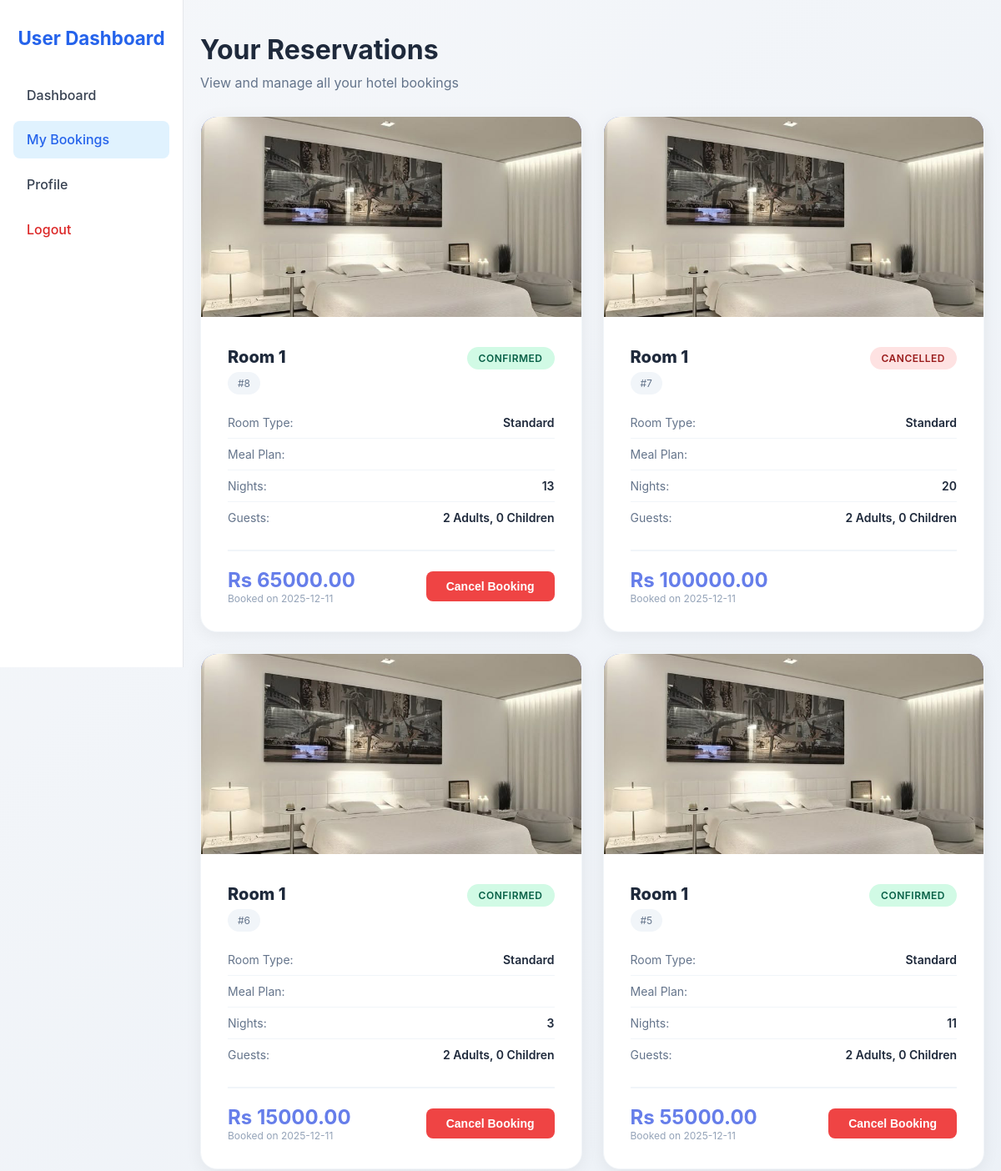
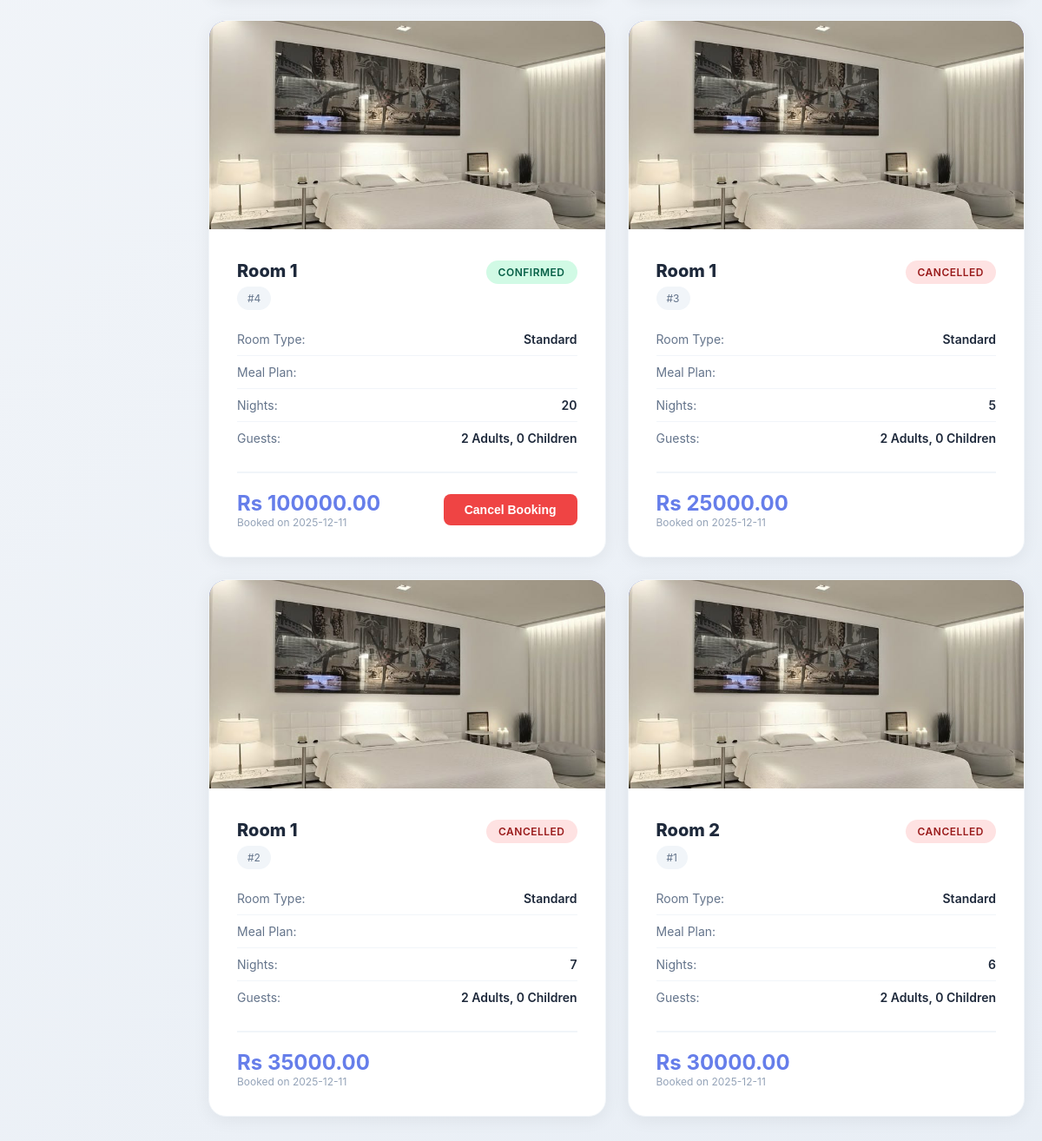
Screenshot of /my_bookings (signed in) with the database file from the repository (2 pictures, top to bottom).
### tables this page shows
CREATE TABLE bookings (
            booking_id INTEGER PRIMARY KEY AUTOINCREMENT,
            customer_id INTEGER NOT NULL,
            room_id INTEGER NOT NULL,
            meal_plan_id INTEGER NOT NULL,
            market_segment_id INTEGER NOT NULL,
            booking_status TEXT CHECK(booking_status IN ('Canceled','Not_Canceled')) NOT NULL,
            no_of_adults INTEGER NOT NULL,
            no_of_children INTEGER NOT NULL,
            no_of_weekend_nights INTEGER NOT NULL,
            no_of_week_nights INTEGER NOT NULL,
            required_car_parking_space INTEGER DEFAULT 0,
            lead_time INTEGER NOT NULL,
            arrival_year INTEGER NOT NULL,
            arrival_month INTEGER NOT NULL,
            arrival_date INTEGER NOT NULL,
            repeated_guest INTEGER DEFAULT 0,
            no_of_previous_cancellations INTEGER DEFAULT 0,
            no_of_previous_bookings_not_canceled INTEGER DEFAULT 0,
            avg_price_per_room REAL NOT NULL,
            no_of_special_requests INTEGER DEFAULT 0,
            total_nights INTEGER,
            total_guests INTEGER,
            created_at TIMESTAMP DEFAULT CURRENT_TIMESTAMP,
            updated_at TIMESTAMP DEFAULT CURRENT_TIMESTAMP,
            FOREIGN KEY(customer_id) REFERENCES customers(customer_id),
            FOREIGN KEY(room_id) REFERENCES rooms(room_id),
            FOREIGN KEY(meal_plan_id) REFERENCES meal_plans(meal_plan_id),
            FOREIGN KEY(market_segment_id) REFERENCES market_segments(market_segment_id)
        );

CREATE TABLE room_types (
            room_type_id INTEGER PRIMARY KEY AUTOINCREMENT,
            room_type_name TEXT UNIQUE NOT NULL,
            description TEXT,
            price_per_night INTEGER,
            image_path TEXT
        );

CREATE TABLE rooms (
            room_id INTEGER PRIMARY KEY AUTOINCREMENT,
            room_number TEXT UNIQUE NOT NULL,
            room_type_id INTEGER NOT NULL,
            price_per_night INTEGER,
            FOREIGN KEY(room_type_id) REFERENCES room_types(room_type_id) ON DELETE CASCADE
        );

### app.py (the view)
@app.route("/my_bookings")
@login_required
def my_bookings():
    user_id = session["user_id"]
    conn = get_db_connection()
    bookings = conn.execute("""
        SELECT b.booking_id, r.room_number, t.room_type_name, s.segment_name,
               b.no_of_adults, b.no_of_children, b.total_nights, b.total_guests,
               b.booking_status, b.created_at, b.avg_price_per_room, t.image_path
        FROM bookings b
        LEFT JOIN rooms r ON b.room_id = r.room_id
        LEFT JOIN room_types t ON r.room_type_id = t.room_type_id
        LEFT JOIN market_segments s ON b.market_segment_id = s.market_segment_id
        WHERE b.customer_id = ?
        ORDER BY b.created_at DESC
    """, (user_id,)).fetchall()
    conn.close()
    return render_template("my_bookings.html", bookings=bookings)

### app.py (called while the page is built)
def get_db_connection():
    conn = sqlite3.connect(DB_PATH)
    conn.row_factory = sqlite3.Row
    conn.execute("PRAGMA foreign_keys = ON")
    return conn

def login_required(f):
    @wraps(f)
    def decorated(*args, **kwargs):
        if "user_id" not in session:
            flash("Please login first.", "warning")
            return redirect(url_for("login"))
        return f(*args, **kwargs)
    return decorated

### templates/my_bookings.html (shortened to what this page needs)
<!DOCTYPE html>
<html lang="en">
<head>
    <link rel="stylesheet" href="{{ url_for('static', filename='css/my_bookings.css') }}">
    <link rel="stylesheet" href="{{ url_for('static', filename='css/flash.css') }}">
</head>
<body>
    <div class="dashboard">
        <aside class="sidebar">
            <h2>User Dashboard</h2>
            <nav>
                <a href="{{ url_for('user_dashboard') }}">Dashboard</a>
                <a href="{{ url_for('my_bookings') }}" class="active">My Bookings</a>
                <a href="{{ url_for('user_profile') }}">Profile</a>
                <a href="{{ url_for('logout') }}" class="logout">Logout</a>
            </nav>
        </aside>
        <div class="container">
            <div class="page-header">
                <h2>Your Reservations</h2>
                <p>View and manage all your hotel bookings</p>
            </div>
            {% if bookings %}
            <div class="bookings-grid">
                {% for booking in bookings %}
                <div class="booking-card">
                    {% if booking.image_path %}
                    <img src="{{ url_for('static', filename='uploads/rooms/' ~ booking.image_path) }}" alt="Room"
                        class="booking-image">
                    {% else %}
                    <div class="booking-image"></div>
                    {% endif %}
                    <div class="booking-content">
                        <div class="booking-header">
                            <div>
                                <div class="booking-title">Room {{ booking.room_number or 'N/A' }}</div>
                                <div class="booking-id">#{{ booking.booking_id }}</div>
                            </div>
                            <div>
                                {% if booking.booking_status == 'Not_Canceled' %}
                                <span class="status-badge status-confirmed">Confirmed</span>
                                {% elif booking.booking_status == 'Pending_Payment' %}
                                <span class="status-badge status-pending">Pending</span>
                                {% else %}
                                <span class="status-badge status-cancelled">Cancelled</span>
                                {% endif %}
                            </div>
                        </div>
                        <div class="booking-details">
                            <div class="detail-row">
                                <span class="detail-label">Room Type:</span>
                                <span class="detail-value">{{ booking.room_type_name or 'N/A' }}</span>
                            </div>
                            <div class="detail-row">
                                <span class="detail-label">Meal Plan:</span>
                            </div>
                            <div class="detail-row">
                                <span class="detail-label">Nights:</span>
                                <span class="detail-value">{{ booking.total_nights }}</span>
                            </div>
                            <div class="detail-row">
                                <span class="detail-label">Guests:</span>
                                <span class="detail-value">{{ booking.no_of_adults }} Adults, {{ booking.no_of_children
                                    }} Children</span>
                            </div>
                        </div>
                        <div class="booking-footer">
                            <div>
                                <div class="total-amount">Rs {{ "%.2f"|format(booking.avg_price_per_room *
                                    booking.total_nights) }}</div>
                                <div class="booking-date">Booked on {{ booking.created_at.split()[0] }}</div>
                            </div>
                            {% if booking.booking_status == 'Not_Canceled' %}
                            <form action="{{ url_for('cancel_booking', booking_id=booking.booking_id) }}" method="POST"
                                onsubmit="return confirm('Are you sure you want to cancel this booking?');">
                                <button type="submit" class="btn-cancel">Cancel Booking</button>
                            </form>
                            {% endif %}
                        </div>
                    </div>
                </div>
                {% endfor %}
            </div>
            {% else %}
            <div class="empty-state">
                <h3>No Bookings Yet</h3>
                <p>You haven't made any reservations. Start exploring our available rooms!</p>
                <a href="{{ url_for('user_dashboard') }}" class="btn-book">Browse Rooms</a>
            </div>
            {% endif %}
        </div>
    </div>
</body>
</html>

### static/css/my_bookings.css (style rules this page uses)
* { margin: 0; padding: 0; box-sizing: border-box; }
body { font-family: 'Inter', -apple-system, BlinkMacSystemFont, 'Segoe UI', Arial, sans-serif; background: linear-gradient(135deg, #f5f7fa 0%, #e8eef5 100%); color: #1e293b; }
.dashboard { display: flex; min-height: 100vh; }
.sidebar { width: 220px; background: #ffffff; border-right: 1px solid #e5e7eb; padding: 2rem 1rem; position: fixed; height: 100vh; }
.sidebar h2 { font-size: 1.4rem; font-weight: 700; text-align: center; margin-bottom: 2rem; color: #2563eb; }
.sidebar nav { display: flex; flex-direction: column; gap: 0.5rem; }
.sidebar nav a { padding: 0.8rem 1rem; color: #374151; text-decoration: none; border-radius: 8px; font-weight: 500; transition: all 0.2s ease-in-out; }
.sidebar nav a:hover, .sidebar nav a.active { background: #e0f2fe; color: #2563eb; }
.sidebar nav a.logout { margin-top: auto; color: #dc2626; }
.container { flex: 1; margin-left: 220px; padding: 40px 20px; width: calc(100% - 220px); }
.page-header { margin-bottom: 30px; }
.page-header h2 { font-size: 32px; color: #1e293b; margin-bottom: 10px; }
.page-header p { color: #64748b; font-size: 16px; }
.bookings-grid { display: grid; grid-template-columns: repeat(auto-fill, minmax(350px, 1fr)); gap: 25px; width: 100%; }
.booking-card { width: 100%; background: white; border-radius: 20px; overflow: hidden; box-shadow: 0 4px 20px rgba(0, 0, 0, 0.06); transition: all 0.4s cubic-bezier(0.4, 0, 0.2, 1); border: 1px solid #f1f5f9; }
.booking-image { width: 100%; height: 240px; object-fit: cover; background: linear-gradient(135deg, #667eea 0%, #764ba2 100%); transition: transform 0.4s ease; }
.booking-content { padding: 32px; }
.booking-header { display: flex; justify-content: space-between; align-items: start; margin-bottom: 15px; }
.booking-title { font-size: 20px; font-weight: 800; color: #1e293b; }
.booking-id { font-size: 12px; color: #64748b; background: #f1f5f9; padding: 6px 12px; border-radius: 14px; margin-top: 6px; display: inline-block; }
.booking-details { margin: 15px 0; }
.detail-row { display: flex; justify-content: space-between; padding: 10px 0; border-bottom: 1px solid #f1f5f9; }
.detail-row:last-child { border-bottom: none; }
.detail-label { color: #64748b; font-size: 14px; }
.detail-value { color: #1e293b; font-weight: 600; font-size: 14px; }
.status-badge { display: inline-block; padding: 6px 14px; border-radius: 20px; font-size: 12px; font-weight: 600; text-transform: uppercase; letter-spacing: 0.5px; }
.status-confirmed { background: #d1fae5; color: #065f46; }
.status-cancelled { background: #fee2e2; color: #991b1b; }
.booking-footer { margin-top: 20px; padding-top: 20px; border-top: 2px solid #f1f5f9; display: flex; justify-content: space-between; align-items: center; flex-wrap: wrap; gap: 15px; }
.total-amount { font-size: 24px; font-weight: 700; color: #667eea; }
.booking-date { font-size: 12px; color: #94a3b8; }
.btn-cancel { padding: 10px 24px; background: #ef4444; color: white; text-decoration: none; border-radius: 8px; font-weight: 600; border: none; cursor: pointer; transition: all 0.3s; font-size: 14px; }

### rows the page displays
bookings: image_path (picture), room_number "1", booking_id "8", booking_status "CONFIRMED", room_type_name "Standard", total_nights "13", no_of_adults "2", no_of_children "0", avg_price_per_room+total_nights "65000.00", created_at "2025-12-11"
bookings: image_path (picture), room_number "1", booking_id "7", booking_status "CANCELLED", room_type_name "Standard", total_nights "20", no_of_adults "2", no_of_children "0", avg_price_per_room+total_nights "100000.00", created_at "2025-12-11"
bookings: image_path (picture), room_number "1", booking_id "6", booking_status "CONFIRMED", room_type_name "Standard", total_nights "3", no_of_adults "2", no_of_children "0", avg_price_per_room+total_nights "15000.00", created_at "2025-12-11"
bookings: image_path (picture), room_number "1", booking_id "5", booking_status "CONFIRMED", room_type_name "Standard", total_nights "11", no_of_adults "2", no_of_children "0", avg_price_per_room+total_nights "55000.00", created_at "2025-12-11"
bookings: image_path (picture), room_number "1", booking_id "4", booking_status "CONFIRMED", room_type_name "Standard", total_nights "20", no_of_adults "2", no_of_children "0", avg_price_per_room+total_nights "100000.00", created_at "2025-12-11"
bookings: image_path (picture), room_number "1", booking_id "3", booking_status "CANCELLED", room_type_name "Standard", total_nights "5", no_of_adults "2", no_of_children "0", avg_price_per_room+total_nights "25000.00", created_at "2025-12-11"
bookings: image_path (picture), room_number "1", booking_id "2", booking_status "CANCELLED", room_type_name "Standard", total_nights "7", no_of_adults "2", no_of_children "0", avg_price_per_room+total_nights "35000.00", created_at "2025-12-11"
bookings: image_path (picture), room_number "2", booking_id "1", booking_status "CANCELLED", room_type_name "Standard", total_nights "6", no_of_adults "2", no_of_children "0", avg_price_per_room+total_nights "30000.00", created_at "2025-12-11"
